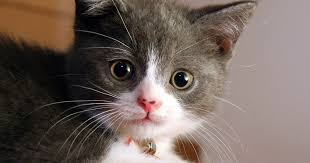
#> input picture PHOTOS/billu1.jpeg, 310 x 163 px
$ python 'Python 7.py'
#> lines starting #> are read from the running program, lines starting #| are printed output that depends on the picture
import cv2 as cv
import numpy as np

# Read the image

img = cv.imread('PHOTOS/billu1.jpeg')
#> img is the input picture: shape (163, 310, 3); mean B, G, R 92.7, 100.1, 114.2
cv.imshow('billu1',img)

blank = np.zeros(img.shape[:2],dtype='uint8')
# Create a blank image with the same shape as the original image


b,g,r = cv.split(img)
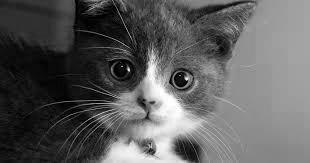
#> b: shape (163, 310); min 0, max 255, mean 92.7
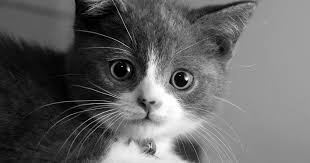
#> g: shape (163, 310); min 0, max 255, mean 100.1
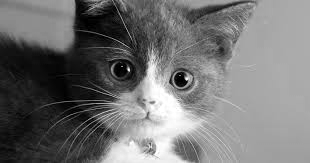
#> r: shape (163, 310); min 0, max 255, mean 114.2
blue = cv.merge([b,blank,blank])  # Create a blue channel image
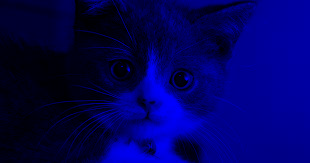
#> blue: shape (163, 310, 3); mean of channels 0, 1, 2 92.7, 0, 0; drawn as B, G, R
green = cv.merge([blank,g,blank])  # Create a green channel image
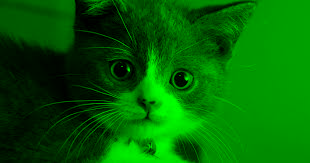
#> green: shape (163, 310, 3); mean of channels 0, 1, 2 0, 100.1, 0; drawn as B, G, R
red = cv.merge([blank,blank,r])  # Create a red channel image
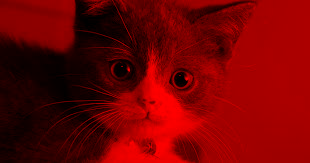
#> red: shape (163, 310, 3); mean of channels 0, 1, 2 0, 0, 114.2; drawn as B, G, R
cv.imshow('Blue Channel',blue)
cv.imshow('Green Channel',green)
cv.imshow('Red Channel',red)


# Split the image into its blue, green, and red channels
cv.imshow('Blue',b)
cv.imshow('Green',g)
cv.imshow('Red',r)

print(img.shape)  # Print the shape of the image
#| (163, 310, 3)
print(b.shape)  # Print the shape of the blue channel
#| (163, 310)
print(g.shape)  # Print the shape of the green channel
#| (163, 310)
print(r.shape) # Print the shape of the red channel
#| (163, 310)

merged = cv.merge((b,g,r))
cv.imshow('Merged Image',merged)


cv.waitKey(0)

# Convert the image to RGB format

$ run again, with PHOTOS/laplacin and sobel.png saved as PHOTOS/billu1.jpeg
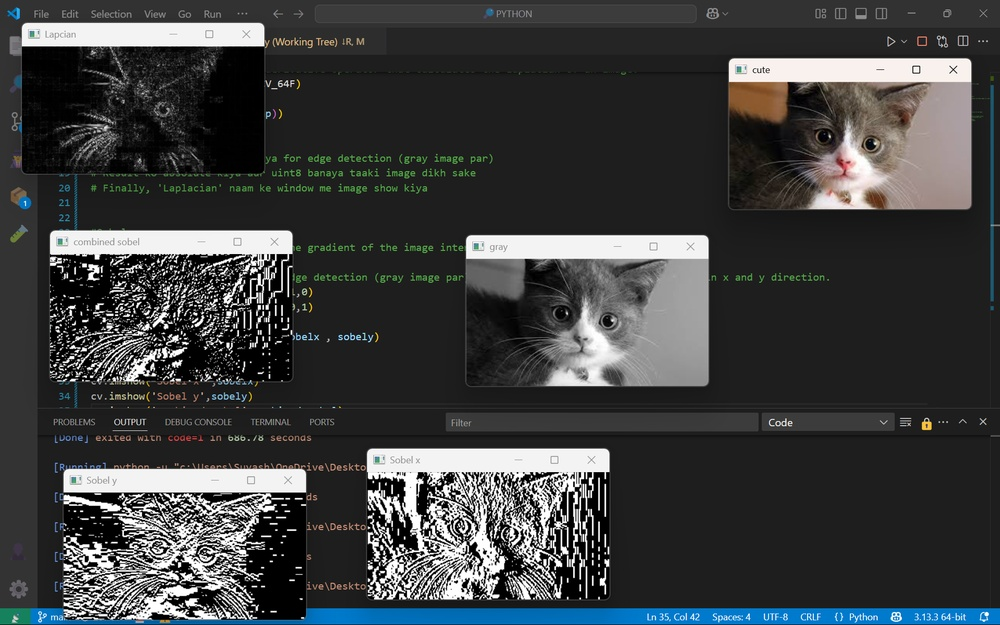
#> input picture PHOTOS/laplacin and sobel.png, 1000 x 625 px, shrunk from 1918 x 1198 before the run
#> img is the input picture: shape (625, 1000, 3); mean B, G, R 63.5, 62.9, 60.9
#> `green = cv.merge([blank,g,blank])`:
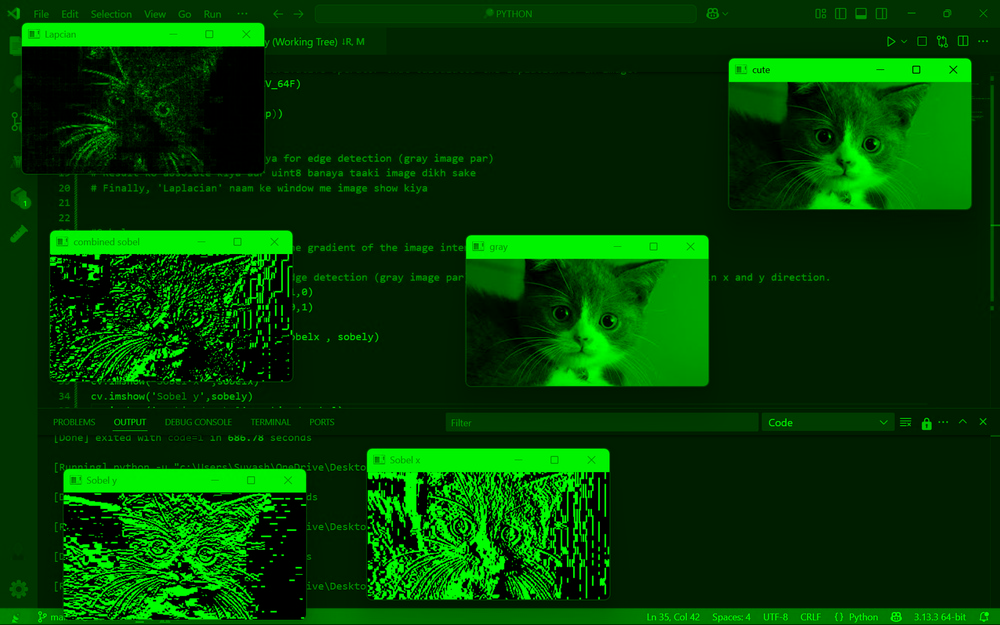
#> green: shape (625, 1000, 3); mean of channels 0, 1, 2 0, 62.9, 0; drawn as B, G, R
#> `red = cv.merge([blank,blank,r])`:
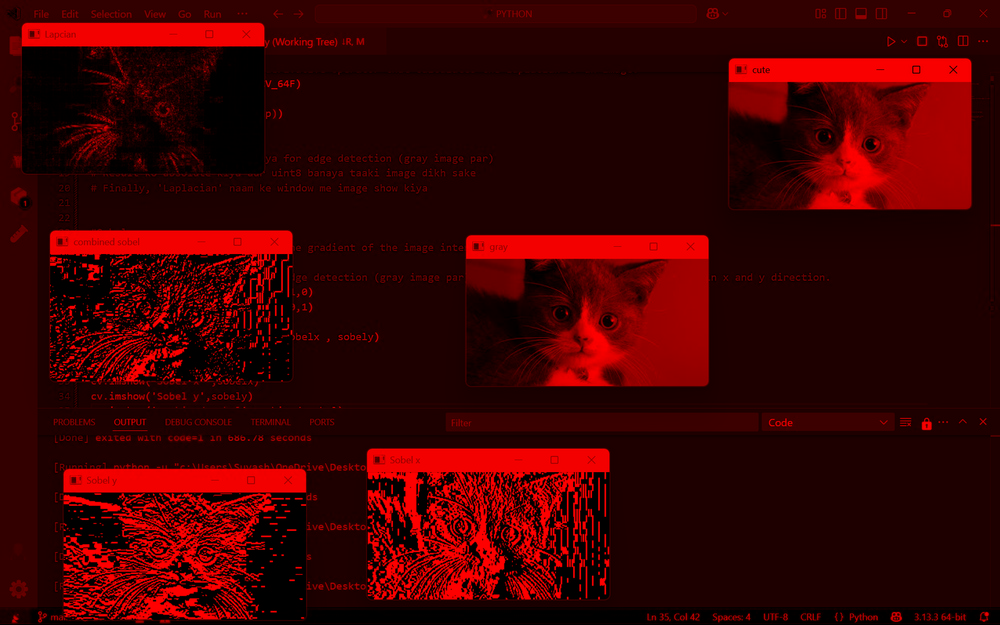
#> red: shape (625, 1000, 3); mean of channels 0, 1, 2 0, 0, 60.9; drawn as B, G, R
#| (625, 1000, 3)
#| (625, 1000)
#| (625, 1000)
#| (625, 1000)

$ run again, with PHOTOS/woman.jpg copied over PHOTOS/billu1.jpeg
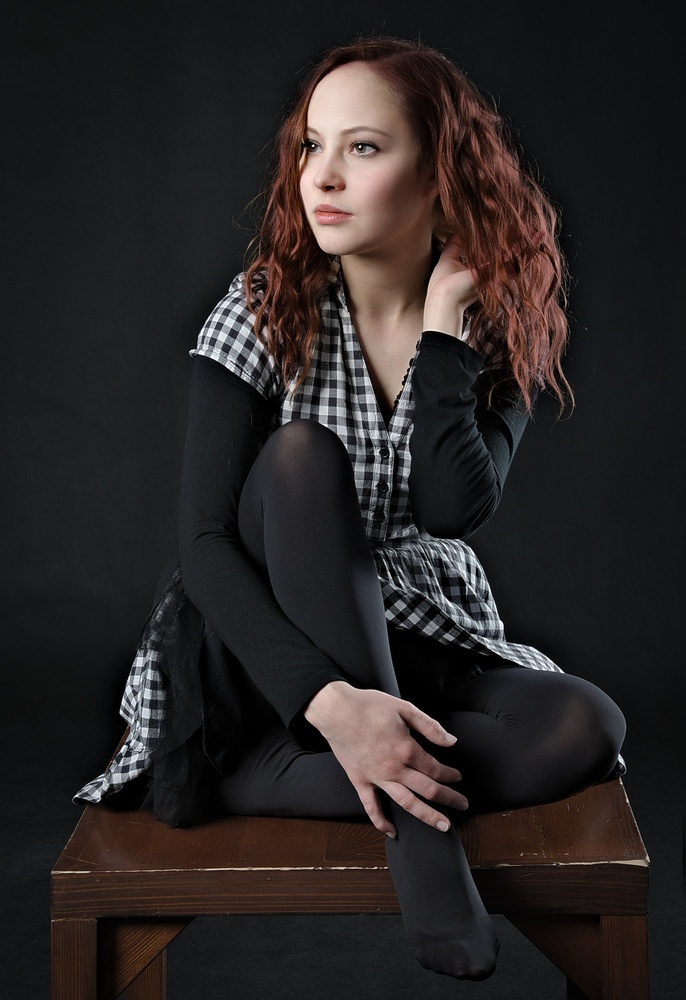
#> input picture PHOTOS/woman.jpg, 686 x 1000 px, shrunk from 2479 x 3613 before the run
#> img is the input picture: shape (1000, 686, 3); mean B, G, R 35.8, 36, 40.8
#> `green = cv.merge([blank,g,blank])`:
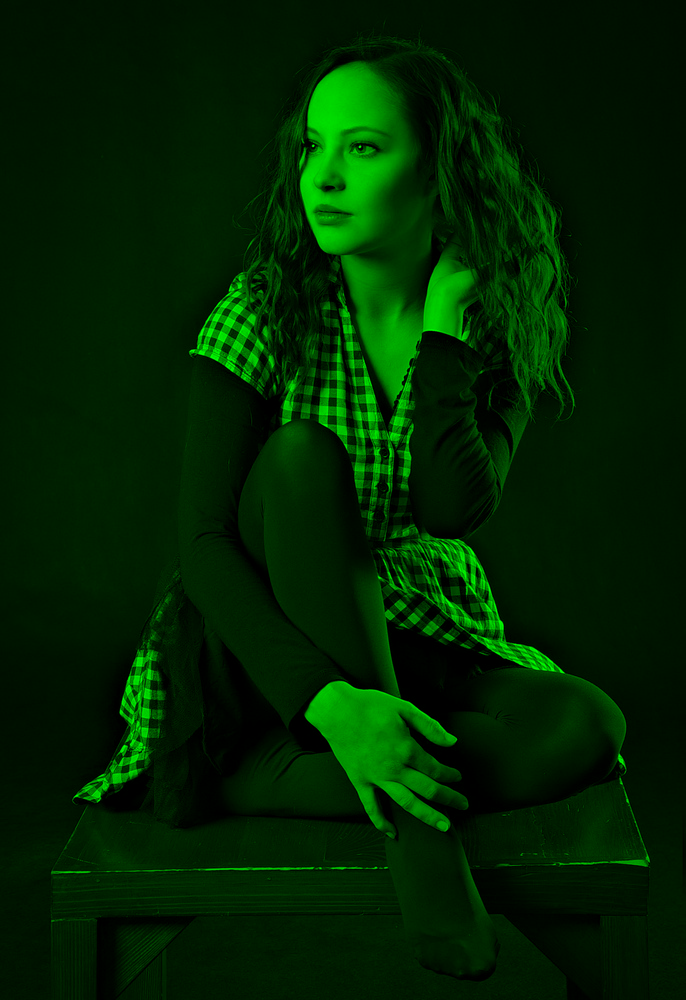
#> green: shape (1000, 686, 3); mean of channels 0, 1, 2 0, 36, 0; drawn as B, G, R
#> `red = cv.merge([blank,blank,r])`:
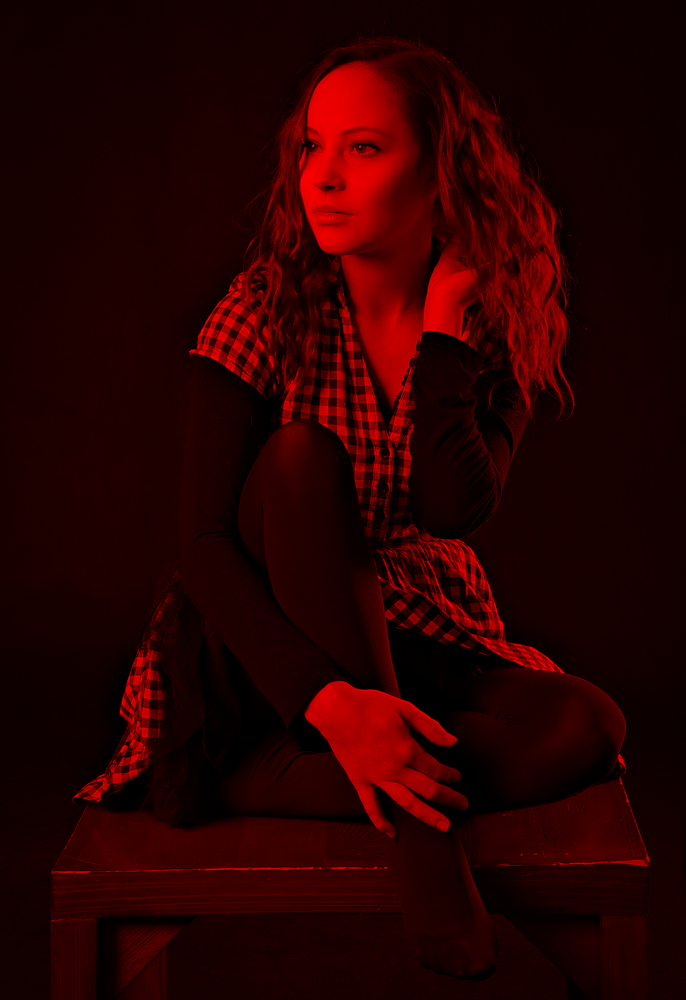
#> red: shape (1000, 686, 3); mean of channels 0, 1, 2 0, 0, 40.8; drawn as B, G, R
#| (1000, 686, 3)
#| (1000, 686)
#| (1000, 686)
#| (1000, 686)
